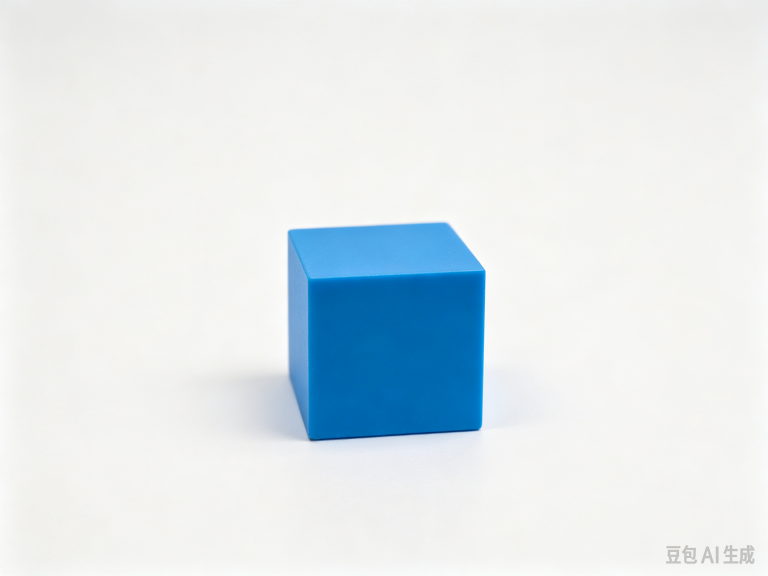
#> input picture 算法组/Week1/luohaoyang/W1_罗颢洋_视觉算法/data/images/03.png, 2304 x 1728 px (shown at 1/3 size); its folder holds 3 pictures in this run
$ python task3_color_detect.py
#> lines starting #> are read from the running program, lines starting #| are printed output that depends on the picture; after the words box and inside, x2 and y2 are one past the last pixel; in counts of white or black regions, pixels touching at a corner belong together
### 算法组/Week1/luohaoyang/W1_罗颢洋_视觉算法/src/image_io.py
"""Small wrappers around OpenCV file I/O that support non-ASCII paths on Windows.

``cv2.imread`` / ``cv2.imwrite`` use the ANSI code page on Windows and fail for
paths such as ``W1_罗颢洋_视觉算法``.  Reading with ``numpy.fromfile`` and
encoding with ``cv2.imencode`` avoids that limitation.
"""

from __future__ import annotations

from pathlib import Path

import cv2
import numpy as np


def imread(path: str | Path, flags: int = cv2.IMREAD_COLOR) -> np.ndarray | None:
#> called with flags = 1
    path = Path(path)
    try:
        data = np.fromfile(str(path), dtype=np.uint8)
    except OSError:
        return None
    if data.size == 0:
        return None
    return cv2.imdecode(data, flags)
#> returned value is the input picture: shape (1728, 2304, 3); mean B, G, R 235.6, 231.7, 222.8


def imwrite(path: str | Path, image: np.ndarray) -> bool:
    path = Path(path)
    path.parent.mkdir(parents=True, exist_ok=True)
    suffix = path.suffix.lower() or ".png"
    ok, encoded = cv2.imencode(suffix, image)
    if not ok:
        return False
    encoded.tofile(str(path))
    return True

### 算法组/Week1/luohaoyang/W1_罗颢洋_视觉算法/src/task3_color_detect.py
"""Task 3: blue-object extraction and contour localisation.

Pipeline for every test image:
    BGR -> Gaussian blur -> HSV -> inRange -> open -> close
        -> findContours -> area filter -> largest contour
        -> bounding rectangle + image-moment centre -> annotate + save

Outputs (under ``outputs/task3``):
    mask_<scene>.png, result_<scene>.png for every scene,
    mask.png / result.png as copies of the clean representative result,
    detections.csv with centre, area, bbox, contour counts and IoU,
    overview.png contact sheet.

Run from the project root:
    python src/task3_color_detect.py
"""

from __future__ import annotations

import argparse
import csv
import json
import shutil
from pathlib import Path

import cv2
import numpy as np

from image_io import imread, imwrite

PROJECT_ROOT = Path(__file__).resolve().parents[1]
DEFAULT_INPUT = PROJECT_ROOT / "data" / "images"
DEFAULT_OUTPUT = PROJECT_ROOT / "outputs" / "task3"
GROUND_TRUTH = PROJECT_ROOT / "data" / "ground_truth.json"

# ---- Parameters (explained in README) -------------------------------------
HSV_LOWER = np.array([95, 90, 35], dtype=np.uint8)   # H, S, V
HSV_UPPER = np.array([135, 255, 255], dtype=np.uint8)
MIN_AREA = 600          # px^2, at 800x600 resolution
OPEN_KERNEL = (5, 5)    # remove salt noise / thin reflections
CLOSE_KERNEL = (7, 7)   # fill small holes inside the object
BLUR_KERNEL = (3, 3)
IOU_OK = 0.50

PANEL_W, PANEL_H = 400, 300
LABEL_H = 30


def _iou(box_a: list[int], box_b: list[int]) -> float:
    ax, ay, aw, ah = box_a
    bx, by, bw, bh = box_b
    x1, y1 = max(ax, bx), max(ay, by)
    x2, y2 = min(ax + aw, bx + bw), min(ay + ah, by + bh)
    inter = max(0, x2 - x1) * max(0, y2 - y1)
    union = aw * ah + bw * bh - inter
    return float(inter / union) if union else 0.0


def _annotate(image: np.ndarray, contour: np.ndarray, bbox: list[int],
              centre: tuple[int, int], area: float) -> np.ndarray:
    out = image.copy()
    x, y, w, h = bbox
    cx, cy = centre

    cv2.drawContours(out, [contour], -1, (0, 255, 0), 2, cv2.LINE_AA)
    cv2.rectangle(out, (x, y), (x + w, y + h), (0, 255, 0), 2, cv2.LINE_AA)
    cv2.drawMarker(out, (cx, cy), (0, 0, 255), cv2.MARKER_CROSS, 22, 2, cv2.LINE_AA)
    cv2.circle(out, (cx, cy), 4, (0, 0, 255), -1, cv2.LINE_AA)

    label = f"center=({cx},{cy}) area={int(area)}"
    label_y = y - 10 if y > 30 else y + h + 24
    cv2.putText(out, label, (x, label_y), cv2.FONT_HERSHEY_SIMPLEX, 0.62,
                (0, 255, 0), 2, cv2.LINE_AA)
    cv2.putText(out, "blue target", (x, max(22, label_y - 24)),
                cv2.FONT_HERSHEY_SIMPLEX, 0.55, (0, 255, 255), 1, cv2.LINE_AA)
    return out


def _panel(image: np.ndarray, label: str) -> np.ndarray:
    if image.ndim == 2:
        image = cv2.cvtColor(image, cv2.COLOR_GRAY2BGR)
    panel = cv2.resize(image, (PANEL_W, PANEL_H), interpolation=cv2.INTER_AREA)
    panel = cv2.copyMakeBorder(panel, LABEL_H, 0, 0, 0,
                               cv2.BORDER_CONSTANT, value=(245, 245, 245))
    cv2.putText(panel, label, (8, 21), cv2.FONT_HERSHEY_SIMPLEX, 0.52,
                (30, 30, 30), 1, cv2.LINE_AA)
    return panel


def process_one(path: Path, output_dir: Path,
                ground_truth: dict) -> tuple[dict, np.ndarray, np.ndarray]:
    image = imread(path)
    if image is None:
        raise RuntimeError(f"could not read {path}")

    blurred = cv2.GaussianBlur(image, BLUR_KERNEL, 0)
    hsv = cv2.cvtColor(blurred, cv2.COLOR_BGR2HSV)
#> hsv: shape (1728, 2304, 3); mean H, S, V 39.1, 23.3, 238.2
    mask = cv2.inRange(hsv, HSV_LOWER, HSV_UPPER)
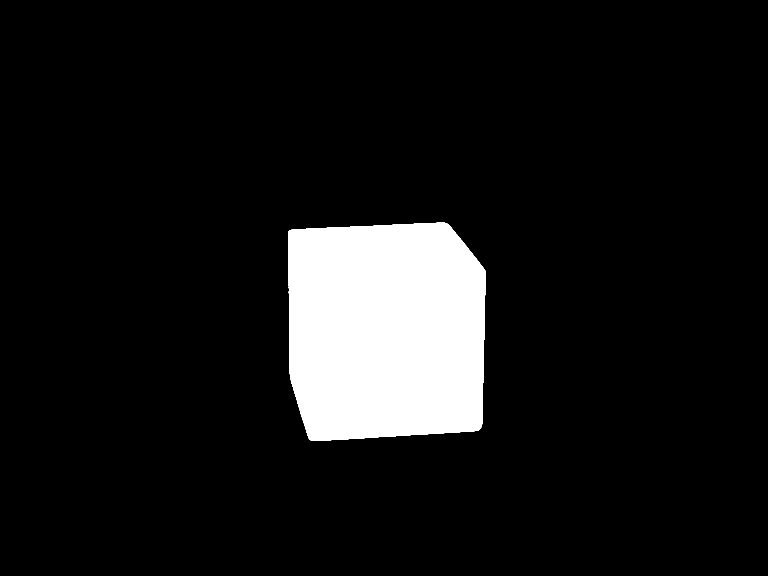
#> mask: shape (1728, 2304) (shown at 1/3 size); 9% white; 1 white region, box (x1, y1, x2, y2) and area: (864, 668, 1457, 1323) 357028

    mask = cv2.morphologyEx(
        mask, cv2.MORPH_OPEN,
        cv2.getStructuringElement(cv2.MORPH_ELLIPSE, OPEN_KERNEL)
    )
#> mask: shape (1728, 2304); 9% white; 1 white region, box (x1, y1, x2, y2) and area: (864, 668, 1457, 1323) 357027
    mask = cv2.morphologyEx(
        mask, cv2.MORPH_CLOSE,
        cv2.getStructuringElement(cv2.MORPH_ELLIPSE, CLOSE_KERNEL)
    )
#> mask: shape (1728, 2304); 9% white; 1 white region

    contours, _ = cv2.findContours(mask, cv2.RETR_EXTERNAL, cv2.CHAIN_APPROX_SIMPLE)
#> contours = 1 contour; box (x1, y1, x2, y2) and area: (864, 668, 1457, 1323) 355914
    contours = sorted(contours, key=cv2.contourArea, reverse=True)
    kept = [c for c in contours if cv2.contourArea(c) >= MIN_AREA]
#> kept has the same summary as contours

    row = {
        "image": path.name,
        "status": "MISS",
        "center_x": "",
        "center_y": "",
        "area_px": "",
        "bbox_x": "",
        "bbox_y": "",
        "bbox_w": "",
        "bbox_h": "",
        "contours_total": len(contours),
        "contours_kept": len(kept),
        "iou": "0.0000",
    }

    if not kept:
        result = image.copy()
        cv2.putText(result, "NO TARGET: HSV mask area < 600 px", (24, 46),
                    cv2.FONT_HERSHEY_SIMPLEX, 0.78, (0, 0, 255), 2, cv2.LINE_AA)
        cv2.putText(result, "Check saturation / exposure (see README)", (24, 82),
                    cv2.FONT_HERSHEY_SIMPLEX, 0.58, (0, 0, 255), 1, cv2.LINE_AA)
        if not imwrite(output_dir / f"mask_{path.stem}.png", mask):
            raise RuntimeError("failed to write mask")
        if not imwrite(output_dir / f"result_{path.stem}.png", result):
            raise RuntimeError("failed to write result")
        return row, mask, result

    contour = kept[0]
#> contour = contour of 348 points, box (x1, y1, x2, y2) (864, 668, 1457, 1323), area 355914
    area = float(cv2.contourArea(contour))
#> area = 355914.5
    x, y, w, h = cv2.boundingRect(contour)
#> x = 864; y = 668; w = 593; h = 655
    moments = cv2.moments(contour)
#> moments = moments, m00 355914.5, centre m10/m00, m01/m00 = (1157.2, 993)
    if moments["m00"] > 0:
        cx = int(round(moments["m10"] / moments["m00"]))
#> cx = 1157
        cy = int(round(moments["m01"] / moments["m00"]))
#> cy = 993
    else:
        cx, cy = x + w // 2, y + h // 2

    result = _annotate(image, contour, [x, y, w, h], (cx, cy), area)
#> in _annotate, `cv2.drawMarker(out, (cx, cy), (0, 0, 255), cv2.MARKER_CROSS, 22, 2, cv..`: out: shape (1728, 2304, 3); mean B, G, R 234.7, 231.9, 222.1
#> in _annotate, `cv2.circle(out, (cx, cy), 4, (0, 0, 255), -1, cv2.LINE_AA)`: out: shape (1728, 2304, 3); mean B, G, R 234.7, 231.9, 222.1
#> in _annotate, `label = f"center=({cx},{cy}) area={int(area)}"`: label = 'center=(1157,993) area=355914'
#> in _annotate, `cv2.putText(out, label, (x, label_y), cv2.FONT_HERSHEY_SIMPLEX, 0.62, ..`:
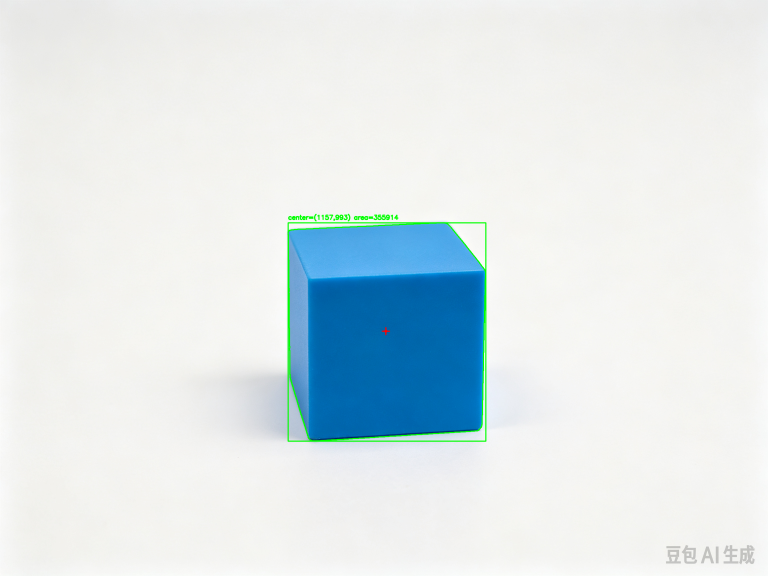
#> out: shape (1728, 2304, 3) (shown at 1/3 size); mean B, G, R 234.5, 231.9, 221.9
#> in _annotate, `cv2.putText(out, "blue target", (x, max(22, label_y - 24)), cv2.FONT_H..`: out: shape (1728, 2304, 3); 0.02% of pixels changed, all inside (x1, y1, x2, y2) = (865, 622, 960, 640)

    gt = ground_truth.get(path.name, {})
    iou = _iou([x, y, w, h], gt["bbox_xywh"]) if gt else 0.0
#> iou = 0
    row.update({
        "status": "OK" if iou >= IOU_OK else "LOW_IOU",
        "center_x": cx,
        "center_y": cy,
        "area_px": int(area),
        "bbox_x": x,
        "bbox_y": y,
        "bbox_w": w,
        "bbox_h": h,
        "iou": f"{iou:.4f}",
    })

    if not imwrite(output_dir / f"mask_{path.stem}.png", mask):
#> in imwrite, `ok, encoded = cv2.imencode(suffix, image)`: encoded = 9842 values, max 255 at index 2933, min 0 at index 8, mean 85.68
        raise RuntimeError("failed to write mask")
    if not imwrite(output_dir / f"result_{path.stem}.png", result):
        raise RuntimeError("failed to write result")
    return row, mask, result


def main() -> None:
    parser = argparse.ArgumentParser(description=__doc__)
    parser.add_argument("--input-dir", type=Path, default=DEFAULT_INPUT)
    parser.add_argument("--output-dir", type=Path, default=DEFAULT_OUTPUT)
    args = parser.parse_args()

    args.output_dir.mkdir(parents=True, exist_ok=True)
    images = sorted(args.input_dir.glob("*.png"))
    if not images:
        raise SystemExit(f"no PNG images found in {args.input_dir}")

    ground_truth = {}
    if GROUND_TRUTH.exists():
        ground_truth = json.loads(GROUND_TRUTH.read_text(encoding="utf-8"))

    rows, masks, results = [], [], []
    for path in images:
        row, mask, result = process_one(path, args.output_dir, ground_truth)
#> row = 12 items
        rows.append(row)
        masks.append((path.stem, mask))
        results.append((path.stem, result))
        print(f"{path.name:<32} status={row['status']:<7} "
              f"center=({row['center_x']},{row['center_y']}) "
              f"area={row['area_px']} bbox=({row['bbox_x']},{row['bbox_y']},"
              f"{row['bbox_w']},{row['bbox_h']}) IoU={row['iou']}")
#| 03.png                           status=LOW_IOU center=(1157,993) area=355914 bbox=(864,668,593,655) IoU=0.0000

    fieldnames = list(rows[0].keys())
#> fieldnames = ['image', 'status', 'center_x', 'center_y', 'area_px', 'bbox_x', 'bbox_y', 'bbox_w', 'bbox_h', 'contours_total', 'contours_kept', 'iou']
    with (args.output_dir / "detections.csv").open("w", newline="", encoding="utf-8-sig") as f:
        writer = csv.DictWriter(f, fieldnames=fieldnames)
        writer.writeheader()
        writer.writerows(rows)

    params = {
        "hsv_lower": HSV_LOWER.tolist(),
        "hsv_upper": HSV_UPPER.tolist(),
        "min_area_px": MIN_AREA,
        "open_kernel": list(OPEN_KERNEL),
        "close_kernel": list(CLOSE_KERNEL),
        "blur_kernel": list(BLUR_KERNEL),
        "iou_ok": IOU_OK,
    }
    (args.output_dir / "params.json").write_text(
        json.dumps(params, ensure_ascii=False, indent=2), encoding="utf-8"
    )

    # Contact sheet: mask / result for every scene.
    labels = {
        "scene_01_clean": "clean / bright",
        "scene_02_warm": "warm wood",
        "scene_03_lowlight": "low light",
        "scene_04_overexposed": "overexposed (failure)",
    }
    sheet_rows = []
    for (stem, mask), (_, result) in zip(masks, results):
        sheet_rows.append(np.hstack([
            _panel(mask, f"{labels.get(stem, stem)} - mask"),
            _panel(result, f"{labels.get(stem, stem)} - result"),
        ]))
#> this loop made 1 pass
#> stem on pass 1: '03'
#> pass 1, in _panel, `panel = cv2.resize(image, (PANEL_W, PANEL_H), interpolation=cv2.INTER_..`:
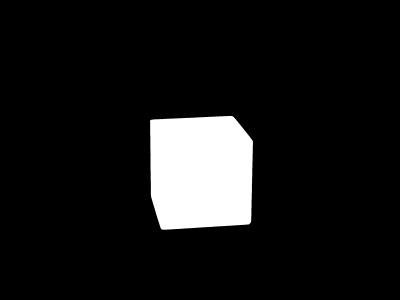
#> panel: shape (300, 400, 3); min 0, max 255, mean 22.9
#> pass 1, in _panel, `panel = cv2.copyMakeBorder(panel, LABEL_H, 0, 0, 0, cv2.BORDER_CONSTAN..`:
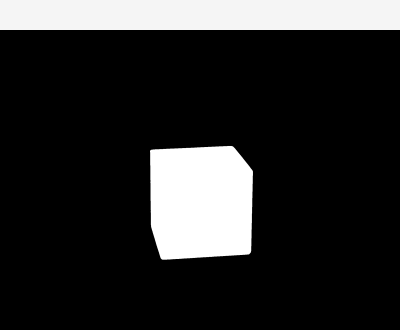
#> panel: shape (330, 400, 3); min 0, max 255, mean 43.1
#> pass 1, in _panel (call 2), `panel = cv2.resize(image, (PANEL_W, PANEL_H), interpolation=cv2.INTER_..`:
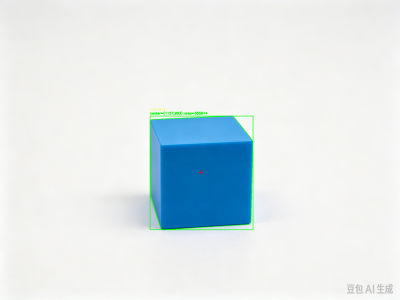
#> panel: shape (300, 400, 3); mean B, G, R 234.5, 231.9, 221.9
#> after the loop, sheet_rows = 1 item
    overview = np.vstack(sheet_rows)
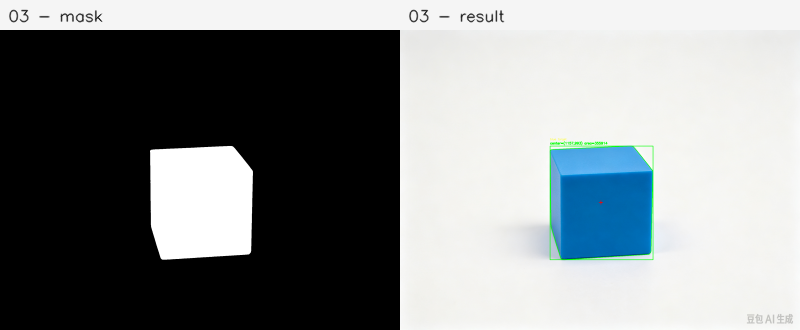
#> overview: shape (330, 800, 3); mean of channels 0, 1, 2 138.9, 137.7, 133.2; drawn as B, G, R
    if not imwrite(args.output_dir / "overview.png", overview):
        raise RuntimeError("failed to write overview.png")

    # Representative single files required by the assignment.
    clean_stem = "scene_01_clean"
    if any(stem == clean_stem for stem, _ in masks):
        shutil.copy2(args.output_dir / f"mask_{clean_stem}.png", args.output_dir / "mask.png")
        shutil.copy2(args.output_dir / f"result_{clean_stem}.png", args.output_dir / "result.png")

    ok = sum(1 for r in rows if r["status"] == "OK")
#> ok = 0
    print(f"\n{ok}/{len(rows)} scenes passed IoU >= {IOU_OK}; outputs: {args.output_dir}")
#| 0/1 scenes passed IoU >= 0.5; outputs: 算法组/Week1/luohaoyang/W1_罗颢洋_视觉算法/outputs/task3


if __name__ == "__main__":
    main()
